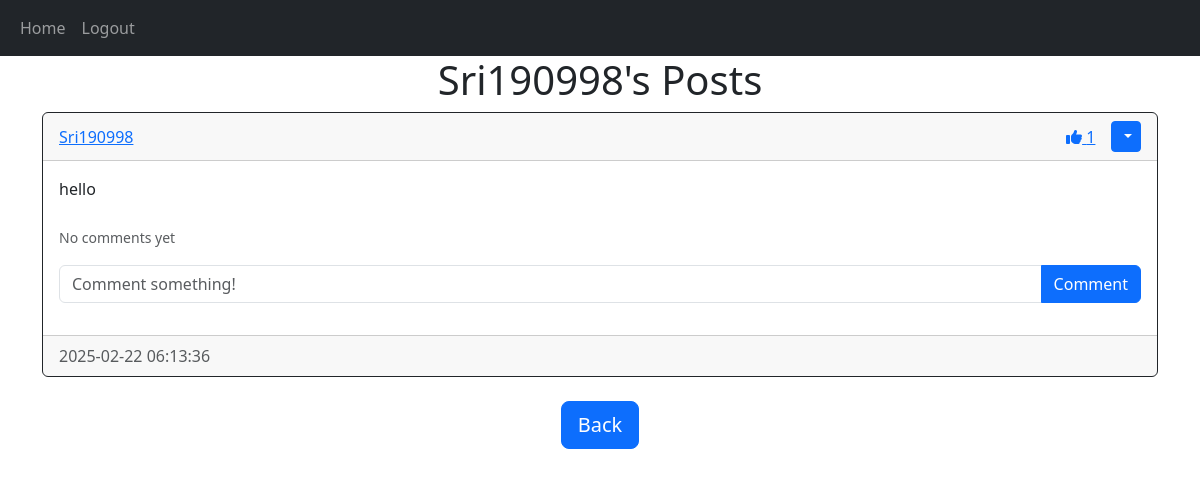
/post/Sri190998 (signed in), run on an earlier commit of the app's database.
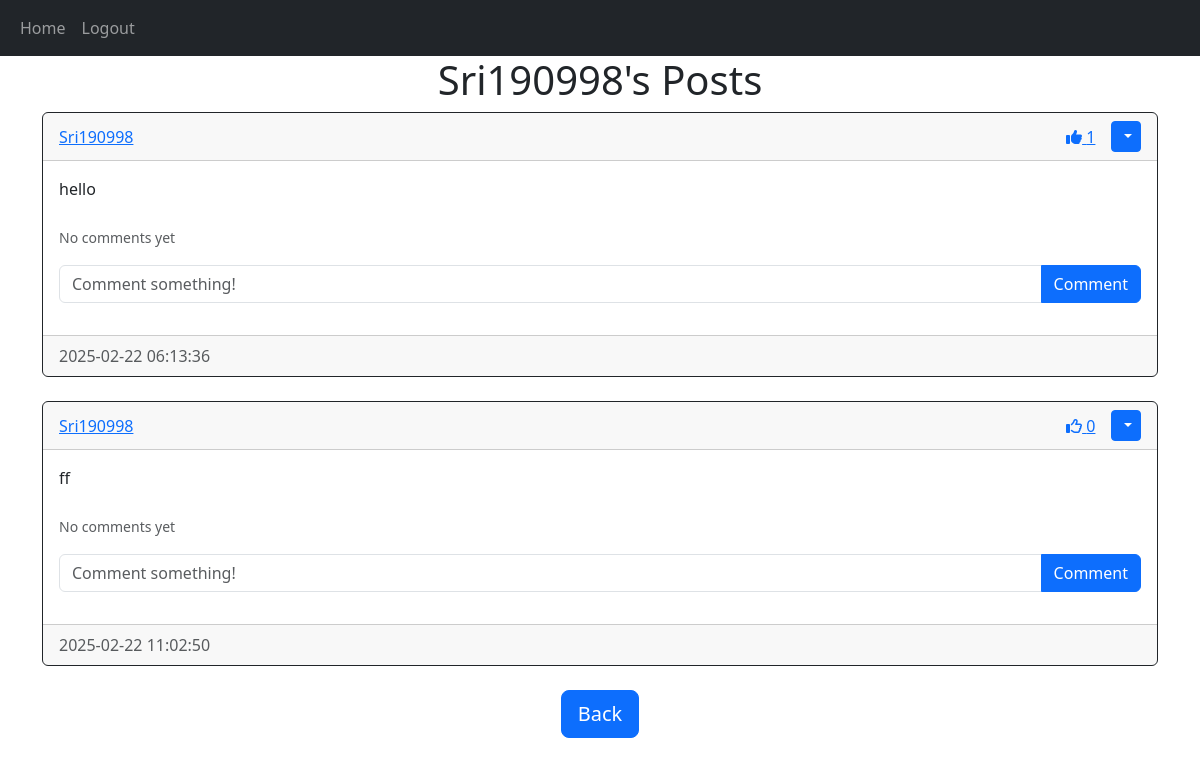
And on a later commit of the database.
### website/models.py (models this page shows)
class User(UserMixin,db.Model):
    id= db.Column(db.Integer,primary_key=True)
    email= db.Column(db.String(150),unique=True)
    username= db.Column(db.String(150),unique=True)
    password= db.Column(db.String(150))
    date= db.Column(db.DateTime(timezone=True),default=func.now())
    posts= db.relationship("Post",backref="user", passive_deletes=True)
    comments= db.relationship("Comment",backref="user", passive_deletes=True)
    likes= db.relationship("Like",backref="user", passive_deletes=True)

class Post(db.Model):
    id= db.Column(db.Integer,primary_key=True)
    text= db.Column(db.Text,nullable=False)
    author= db.Column(db.Integer,db.ForeignKey("user.id", ondelete="CASCADE"),nullable=False)
    date= db.Column(db.DateTime(timezone=True),default=func.now())
    comments= db.relationship("Comment",backref="post", passive_deletes=True)
    likes= db.relationship("Like",backref="post", passive_deletes=True)

### website/views.py (the view)
@views.route("/post/<username>")
@login_required
def post(username):
    user = User.query.filter_by(username=username).first()
    if not user:
        flash("User does not exist.", category="error")
        return redirect(url_for("views.home"))
    posts = user.posts
    return render_template("post.html", user=current_user, posts=posts, username=username)

### website/__init__.py (called while the page is built)
def create_app():
    app = Flask(__name__)
    app.config['SECRET_KEY'] = "helloworld"
    app.config['SQLALCHEMY_DATABASE_URI'] = f'sqlite:///{DB_NAME}'
    app.config['WTF_CSRF_ENABLED'] = True
    db.init_app(app)
    csrf.init_app(app)
    from .views import views
    from .auth import auth
    app.register_blueprint(views,url_prefix="/")
    app.register_blueprint(auth,url_prefix="/")
    from .models import User,Post,Comment
    create_database(app)
    login_manager = LoginManager()
    login_manager.login_view = "auth.login"
    login_manager.init_app(app)
    @login_manager.user_loader
    def load_user(user_id):
        return User.query.get(int(user_id))
    return app

### website/templates/post.html
{% extends "post_div.html" %} {% block title %}{{username}}'s Posts{% endblock %}
{% block header %}{{username}}'s Posts{% endblock %}
{% block footer %}
    <div align="center">
        <a href="/home">
            <button type="button" class="btn btn-primary btn-lg">
                Back
            </button>
        </a>
    </div>
{% endblock %}

### website/templates/post_div.html (shortened to what this page needs)
{% extends "base.html" %} {% block title %}Home{% endblock %}{% block content %}
<h1 align ="center">{% block header %}Posts{% endblock %}</h1>
    <div id="posts">
    {% for post in posts %}
    <div class="card border-dark">
        <div class="card-header d-flex justify-content-between align-items-center">
            <a href="/post/{{post.user.username}}">{{post.user.username}}</a>
            <div class="d-flex align-items-center">
                <a href="#" onclick="likePost({{post.id}}); return false;" class="me-3" id="like-button-{{post.id}}">
                    {% if user.id in post.likes|map(attribute='author')|list %}
                    <i class="fas fa-thumbs-up"></i>
                    {% else %}
                    <i class="far fa-thumbs-up"></i>
                    {% endif %}
                    <span id="like-count-{{post.id}}">{{ post.likes|length }}</span>
                </a>
                {% if user.id == post.author %}
                <div class="btn-group">
                    <button class="btn btn-sm btn-primary dropdown-toggle" type="button" data-bs-toggle="dropdown">
                    </button>
                </div>
                {% endif %}
            </div>
        </div>
        <div class="card-body">
            <div class="card-text">{{post.text}}</div>
            <br>
            <p class="card-text">
            {% if post.comments|length > 0 %}
            <a data-bs-toggle="collapse" href="#comments-{{post.id}}" role="button">
            <small>View {{post.comments|length}} Comments</small>
            </a>
            {% else %}
            <small class="text-muted">No comments yet</small>
            {%- endif %}
            </p>
            <form class="input-group mb-3" method="POST" action="/create-comment/{{post.id}}">
                <input type="text" id="text" name="text" class="form-control" placeholder="Comment something!">
                <button class="btn btn-primary" type="submit">Comment</button>
            </form>
        </div>
        <div class="card-footer text-muted">{{post.date.strftime('%Y-%m-%d %H:%M:%S')}}</div>
    </div>
    <br>
    {% endfor %}
</div>
{% block footer %}{% endblock %}
{% endblock %}

### website/templates/base.html (shortened to what this page needs)
<!DOCTYPE html>
<html lang="en">
<head>
    <link href="https://cdn.jsdelivr.net/npm/bootstrap@5.3.3/dist/css/bootstrap.min.css" rel="stylesheet">
    <link rel="stylesheet" href="https://cdnjs.cloudflare.com/ajax/libs/font-awesome/6.7.2/css/all.min.css" />
</head>
<body>
    <nav class= "navbar navbar-expand-lg navbar-dark bg-dark ">
        <div class="container-fluid">
            <div class="collapse navbar-collapse" id="navbar">
                <div class="navbar-nav">
                    <a class="nav-item nav-link" href="/home">Home</a>
                {% if current_user.is_authenticated %}
                     <a class="nav-item nav-link" href="/logout">Logout</a>
                {%else%}
                    <a class="nav-item nav-link" href="/login">Login</a>
                    <a class="nav-item nav-link" href="/sign-up">Sign Up</a>
                {%endif%}
                </div>
            </div>
        </div>
    </nav>
    <div class="container">{% block content %}{% endblock %}</div>
</body>
</html>

What changed in the data, as far as the page shows it:
added Post: user.username "Sri190998", likes|length "0", text "ff", date "2025-02-22 11:02:50"
